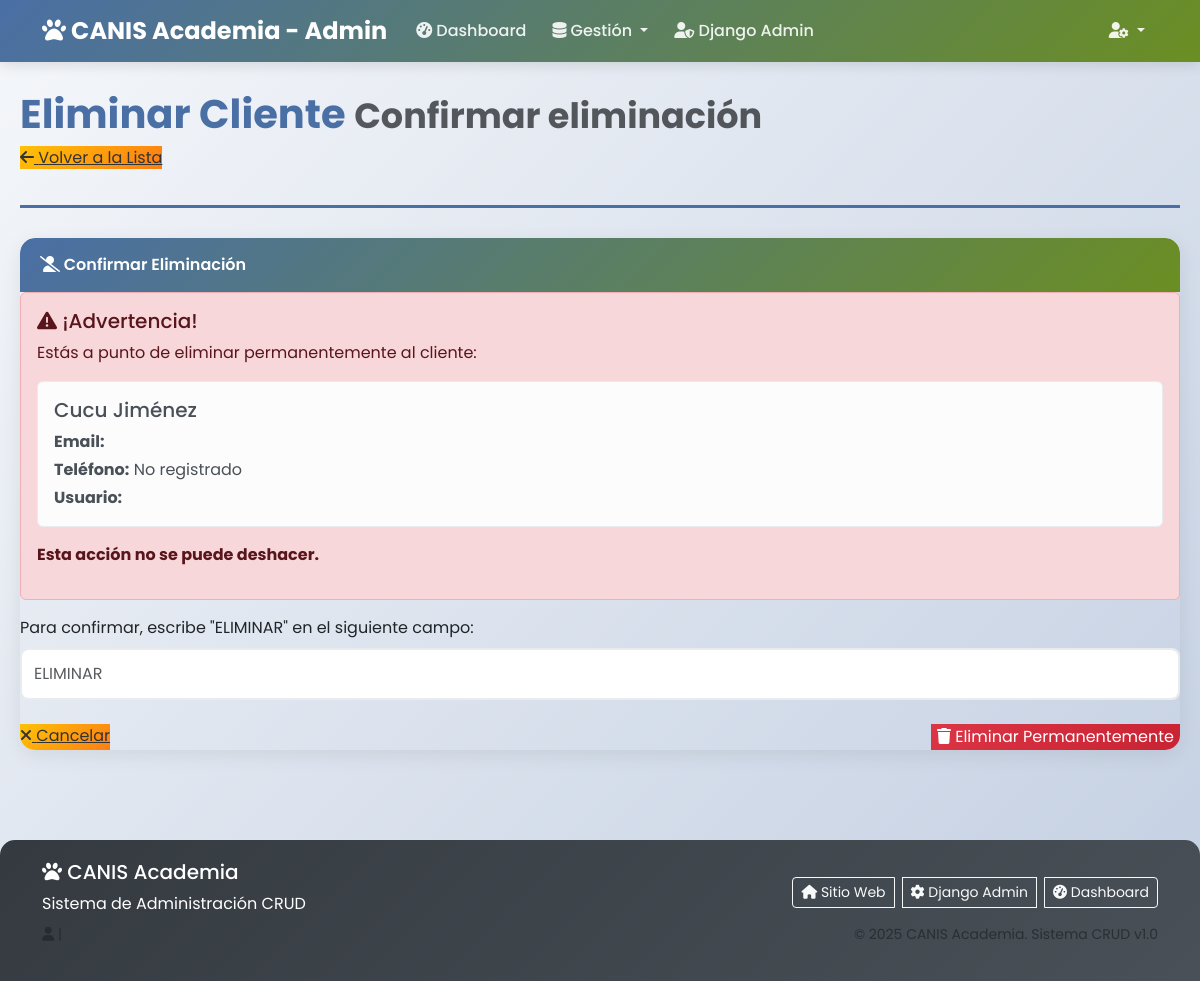
/clientes/borrar/1/, run on the app's committed database.
### app_Entrenamiento_Canino/models.py (models this page shows, shortened)
class Cliente(models.Model):
    usuario = models.OneToOneField(User, on_delete=models.CASCADE, null=True, blank=True)
    nombre = models.CharField(max_length=100)
    apellido = models.CharField(max_length=100)
    telefono = models.CharField(max_length=20)
    correo = models.EmailField(max_length=150, unique=True)
    direccion = models.CharField(max_length=200)
    fecha_registro = models.DateTimeField(auto_now_add=True)

### app_Entrenamiento_Canino/views.py (the view)
# urls.py: path('clientes/borrar/<int:id>/', views.borrar_cliente, name='borrar_cliente'),
def borrar_cliente(request, id):
    cliente = get_object_or_404(Cliente, id=id)
    if request.method == 'POST':
        cliente.delete()
        return redirect('ver_clientes')
    return render(request, 'admin/crud/clientes/eliminar.html', {'cliente': cliente})

### app_Entrenamiento_Canino/templates/admin/crud/clientes/eliminar.html (shortened to what this page needs)
{% extends "admin/crud/base_crud.html" %}
{% block page_title %}Eliminar Cliente{% endblock %}
{% block page_subtitle %}Confirmar eliminación{% endblock %}
{% block page_actions %}
<a href="{% url 'ver_clientes' %}" class="admin-btn-warning">
    <i class="fas fa-arrow-left"></i> Volver a la Lista
</a>
{% endblock %}
{% block card_icon %}user-slash{% endblock %}
{% block card_title %}Confirmar Eliminación{% endblock %}
{% block card_content %}
<div class="alert alert-danger">
    <h5><i class="fas fa-exclamation-triangle"></i> ¡Advertencia!</h5>
    <p>Estás a punto de eliminar permanentemente al cliente:</p>
    <div class="alert alert-light mt-3">
        <h5>{{ cliente.nombre }} {{ cliente.apellido }}</h5>
        <p class="mb-1"><strong>Email:</strong> {{ cliente.email }}</p>
        <p class="mb-1"><strong>Teléfono:</strong> {{ cliente.telefono|default:"No registrado" }}</p>
        <p class="mb-0"><strong>Usuario:</strong> {{ cliente.user.username }}</p>
    </div>
    <p class="mt-3"><strong>Esta acción no se puede deshacer.</strong></p>
</div>
<form method="POST" action="{% url 'borrar_cliente' cliente.id %}">
    <div class="mb-3">
        <label for="confirmacion" class="form-label">
            Para confirmar, escribe "ELIMINAR" en el siguiente campo:
        </label>
        <input type="text" class="form-control admin-form-control" id="confirmacion" name="confirmacion"
               placeholder="ELIMINAR" required pattern="ELIMINAR">
    </div>
    <div class="d-flex justify-content-between mt-4">
        <a href="{% url 'ver_clientes' %}" class="admin-btn-warning">
            <i class="fas fa-times"></i> Cancelar
        </a>
        <button type="submit" class="admin-btn-danger">
            <i class="fas fa-trash"></i> Eliminar Permanentemente
        </button>
    </div>
</form>
{% endblock %}

### app_Entrenamiento_Canino/templates/admin/base_panel.html (style rules this page uses)
:root { --primary-color: #4A6FA5; --secondary-color: #6B8E23; --accent-color: #FF914D; --light-color: #F8F9FA; --dark-color: #343A40; }
body { font-family: 'Poppins', sans-serif; background: linear-gradient(135deg, #f5f7fa 0%, #c3cfe2 100%); min-height: 100vh; padding-top: 70px; }
.admin-btn-warning { background: linear-gradient(135deg, #ffc107 0%, #fd7e14 100%); border: none; color: #333; }
.admin-btn-danger { background: linear-gradient(135deg, #dc3545 0%, #c82333 100%); border: none; color: white; }
.admin-form-control { border-radius: 8px; border: 2px solid #e9ecef; padding: 12px; transition: all 0.3s; }

### data on the page
Cliente: nombre "Cucu", apellido "Jiménez", telefono "No registrado"
